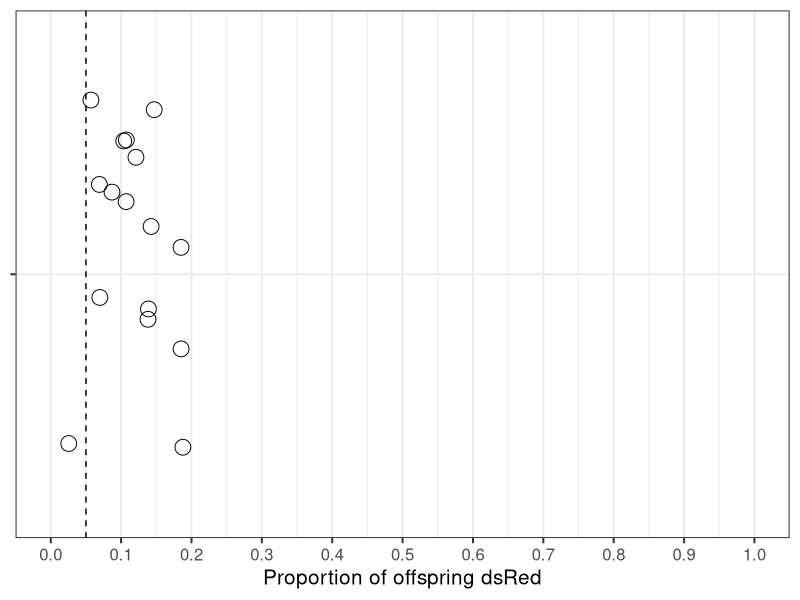

Write R code to recreate this figure.
setwd("~/../../../Volumes/antqueen/booster/KDL20240109_UploadCodeParthPaper/UnselfishMeioticDrive/TransgenicLineCharacterization/")# Load the data
Data <- read.table("./SourceData_TransgenicLineFitness.txt", header = T)

# Extract the column that contains the proportion of DsRed fluorescent offspring from the dataset.
DsRedProp <- Data$ProportionOfOffspringDsRed

# Set the expected proportion value for comparison purposes in the statistical test.
# The expected proportion is 1/20 because in each replicate colony 1 individual was dsRed and
# 19 individuals were wild-types
ExpectedProportion=0.05

# Perform a one-tailed one-sample Wilcoxon test to determine if the observed proportion of DsRed fluorescent offspring
# is significantly less than the expected proportion. This test is appropriate because the data are not normally distributed.
# 'mu' is set to the expected proportion, and 'alternative = "less"' specifies that we are testing for a decrease.
wilcox.test(DsRedProp, mu=ExpectedProportion, alternative = "less")

# Output the mean proportion of DsRed fluorescent offspring and its standard deviation
cat("Mean DsRed Offspring Proportion: ", mean(DsRedProp), "±", sd(DsRedProp), "SD\n")

# NOTE: Data was plotted in GraphPad Prism, which is not included in this script.
# But for a quick visualization of the data, I have provided R code that uses ggplot2 to plot these data below
library(ggplot2)
ggplot(data.frame(x = "DsRedProp", y = DsRedProp), aes(x=x, y=y)) +  
  # plotting the data
  geom_jitter(shape = 1, cex=5, size = 3, color = 'black') +
  # adding the mean
  geom_hline(yintercept = ExpectedProportion, linetype="dashed", color = "black") +
  # formatting the plot to my preferred aesthetics
  labs(y="Proportion of offspring dsRed") +
  theme_bw(base_size = 15) +
  theme(legend.position="none",    # Removes legend
        axis.title.y=element_blank(),  # Removes x-axis title
        axis.text.y=element_blank()) +  # Removes x-axis text
  scale_y_continuous(limits = c(0, 1.0), breaks = seq(0, 1.0, 0.1)) +
  coord_flip()

